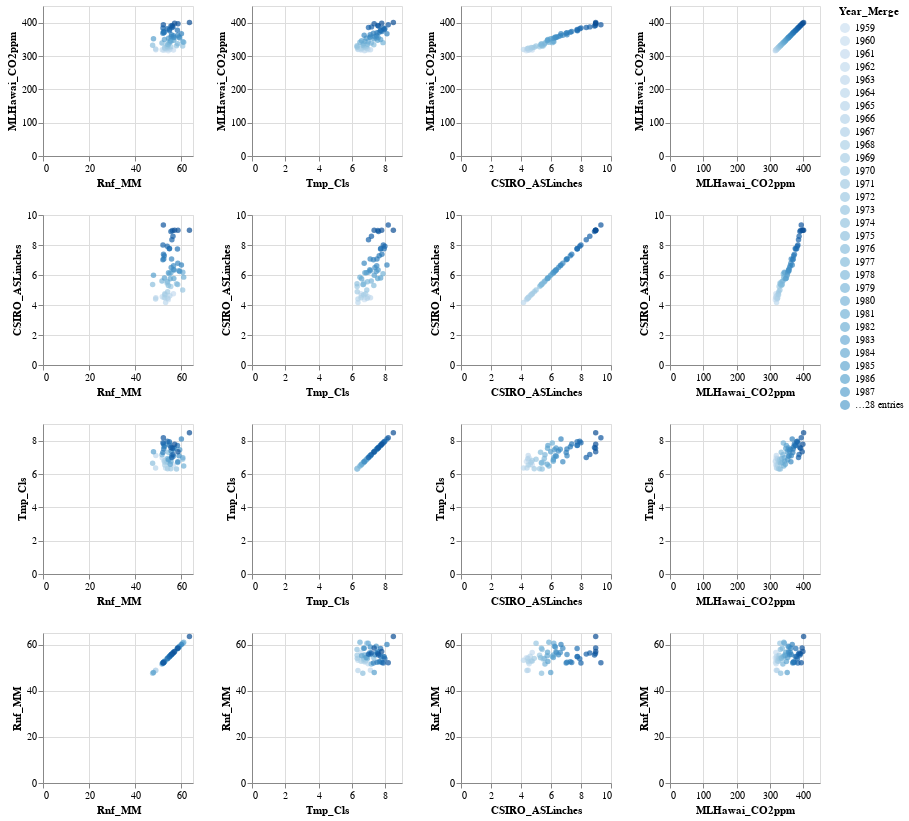

Write notebook code for a chart like this one.
### Code cell
#Scatter Plot # Distribution
import altair as alt
from vega_datasets import data

alt.Chart(df_merged_final).mark_circle().encode(
    alt.X(alt.repeat("column"), type='quantitative'),
    alt.Y(alt.repeat("row"), type='quantitative'),
    color='Year_Merge:O'
).properties(
    width=150,
    height=150
).repeat(
    column=['Rnf_MM','Tmp_Cls','CSIRO_ASLinches','MLHawai_CO2ppm'],
    row=['MLHawai_CO2ppm','CSIRO_ASLinches','Tmp_Cls','Rnf_MM']
).interactive()

### Figure 1 — Vega-Lite specification as saved in the notebook (floating-point values rounded to 4 significant figures)
{"config": {"view": {"continuousWidth": 400, "continuousHeight": 300}}, "repeat": {"column": ["Rnf_MM", "Tmp_Cls", "CSIRO_ASLinches", "MLHawai_CO2ppm"], "row": ["MLHawai_CO2ppm", "CSIRO_ASLinches", "Tmp_Cls", "Rnf_MM"]}, "spec": {"data": {"name": "data-bec87964546378e46fc76c89abcf4b2d"}, "mark": "circle", "encoding": {"color": {"type": "ordinal", "field": "Year_Merge"}, "x": {"type": "quantitative", "field": {"repeat": "column"}}, "y": {"type": "quantitative", "field": {"repeat": "row"}}}, "height": 150, "selection": {"selector002": {"type": "interval", "bind": "scales", "encodings": ["x", "y"]}}, "width": 150}, "$schema": "https://vega.github.io/schema/vega-lite/v4.8.1.json", "datasets": {"data-bec87964546378e46fc76c89abcf4b2d": [{"Year_Merge": 1959, "Rnf_MM": 54.3, "Anamoly_RnfMM": -0.6888, "Tmp_Cls": 6.752, "Anamoly_TmpCls": -0.4105, "CSIRO_ASLinches": 4.358, "Anamoly_CSIRO_ASLinches": -1.939, "MLHawai_CO2ppm": 316.0, "Anamoly_CO2ppm": -35.67}, {"Year_Merge": 1960, "Rnf_MM": 52.34, "Anamoly_RnfMM": -2.641, "Tmp_Cls": 6.788, "Anamoly_TmpCls": -0.3738, "CSIRO_ASLinches": 4.504, "Anamoly_CSIRO_ASLinches": -1.793, "MLHawai_CO2ppm": 316.9, "Anamoly_CO2ppm": -34.73}, {"Year_Merge": 1961, "Rnf_MM": 56.53, "Anamoly_RnfMM": 1.543, "Tmp_Cls": 6.538, "Anamoly_TmpCls": -0.6246, "CSIRO_ASLinches": 4.748, "Anamoly_CSIRO_ASLinches": -1.549, "MLHawai_CO2ppm": 317.6, "Anamoly_CO2ppm": -34.0}, {"Year_Merge": 1962, "Rnf_MM": 51.67, "Anamoly_RnfMM": -3.312, "Tmp_Cls": 6.968, "Anamoly_TmpCls": -0.1939, "CSIRO_ASLinches": 4.543, "Anamoly_CSIRO_ASLinches": -1.754, "MLHawai_CO2ppm": 318.4, "Anamoly_CO2ppm": -33.19}, {"Year_Merge": 1963, "Rnf_MM": 48.88, "Anamoly_RnfMM": -6.1, "Tmp_Cls": 7.108, "Anamoly_TmpCls": -0.05379, "CSIRO_ASLinches": 4.48, "Anamoly_CSIRO_ASLinches": -1.817, "MLHawai_CO2ppm": 319.0, "Anamoly_CO2ppm": -32.65}, {"Year_Merge": 1964, "Rnf_MM": 53.14, "Anamoly_RnfMM": -1.84, "Tmp_Cls": 6.357, "Anamoly_TmpCls": -0.8052, "CSIRO_ASLinches": 4.169, "Anamoly_CSIRO_ASLinches": -2.128, "MLHawai_CO2ppm": 319.6, "Anamoly_CO2ppm": -32.02}, {"Year_Merge": 1965, "Rnf_MM": 54.98, "Anamoly_RnfMM": -0.007966, "Tmp_Cls": 6.562, "Anamoly_TmpCls": -0.6001, "CSIRO_ASLinches": 4.61, "Anamoly_CSIRO_ASLinches": -1.687, "MLHawai_CO2ppm": 320.0, "Anamoly_CO2ppm": -31.6}, {"Year_Merge": 1966, "Rnf_MM": 48.79, "Anamoly_RnfMM": -6.193, "Tmp_Cls": 6.357, "Anamoly_TmpCls": -0.8049, "CSIRO_ASLinches": 4.398, "Anamoly_CSIRO_ASLinches": -1.9, "MLHawai_CO2ppm": 321.4, "Anamoly_CO2ppm": -30.26}, {"Year_Merge": 1967, "Rnf_MM": 54.02, "Anamoly_RnfMM": -0.961, "Tmp_Cls": 6.916, "Anamoly_TmpCls": -0.2466, "CSIRO_ASLinches": 4.453, "Anamoly_CSIRO_ASLinches": -1.844, "MLHawai_CO2ppm": 322.2, "Anamoly_CO2ppm": -29.48}, {"Year_Merge": 1968, "Rnf_MM": 52.78, "Anamoly_RnfMM": -2.208, "Tmp_Cls": 6.543, "Anamoly_TmpCls": -0.6193, "CSIRO_ASLinches": 4.484, "Anamoly_CSIRO_ASLinches": -1.813, "MLHawai_CO2ppm": 323.0, "Anamoly_CO2ppm": -28.6}, {"Year_Merge": 1969, "Rnf_MM": 52.82, "Anamoly_RnfMM": -2.168, "Tmp_Cls": 6.816, "Anamoly_TmpCls": -0.3459, "CSIRO_ASLinches": 4.752, "Anamoly_CSIRO_ASLinches": -1.545, "MLHawai_CO2ppm": 324.6, "Anamoly_CO2ppm": -27.02}, {"Year_Merge": 1970, "Rnf_MM": 52.84, "Anamoly_RnfMM": -2.149, "Tmp_Cls": 6.707, "Anamoly_TmpCls": -0.4553, "CSIRO_ASLinches": 4.677, "Anamoly_CSIRO_ASLinches": -1.62, "MLHawai_CO2ppm": 325.7, "Anamoly_CO2ppm": -25.96}, {"Year_Merge": 1971, "Rnf_MM": 54.01, "Anamoly_RnfMM": -0.9782, "Tmp_Cls": 6.316, "Anamoly_TmpCls": -0.8466, "CSIRO_ASLinches": 4.882, "Anamoly_CSIRO_ASLinches": -1.415, "MLHawai_CO2ppm": 326.3, "Anamoly_CO2ppm": -25.32}, {"Year_Merge": 1972, "Rnf_MM": 55.37, "Anamoly_RnfMM": 0.3863, "Tmp_Cls": 6.309, "Anamoly_TmpCls": -0.8527, "CSIRO_ASLinches": 5.24, "Anamoly_CSIRO_ASLinches": -1.057, "MLHawai_CO2ppm": 327.4, "Anamoly_CO2ppm": -24.19}, {"Year_Merge": 1973, "Rnf_MM": 60.52, "Anamoly_RnfMM": 5.536, "Tmp_Cls": 6.888, "Anamoly_TmpCls": -0.2746, "CSIRO_ASLinches": 5.004, "Anamoly_CSIRO_ASLinches": -1.293, "MLHawai_CO2ppm": 329.7, "Anamoly_CO2ppm": -21.96}, {"Year_Merge": 1974, "Rnf_MM": 53.78, "Anamoly_RnfMM": -1.21, "Tmp_Cls": 6.714, "Anamoly_TmpCls": -0.4485, "CSIRO_ASLinches": 5.472, "Anamoly_CSIRO_ASLinches": -0.8248, "MLHawai_CO2ppm": 330.2, "Anamoly_CO2ppm": -21.46}, {"Year_Merge": 1975, "Rnf_MM": 57.85, "Anamoly_RnfMM": 2.86, "Tmp_Cls": 6.302, "Anamoly_TmpCls": -0.8597, "CSIRO_ASLinches": 5.409, "Anamoly_CSIRO_ASLinches": -0.8878, "MLHawai_CO2ppm": 331.1, "Anamoly_CO2ppm": -20.56}, {"Year_Merge": 1976, "Rnf_MM": 47.51, "Anamoly_RnfMM": -7.474, "Tmp_Cls": 6.65, "Anamoly_TmpCls": -0.512, "CSIRO_ASLinches": 5.37, "Anamoly_CSIRO_ASLinches": -0.9271, "MLHawai_CO2ppm": 332.1, "Anamoly_CO2ppm": -19.59}, {"Year_Merge": 1977, "Rnf_MM": 54.33, "Anamoly_RnfMM": -0.6563, "Tmp_Cls": 7.309, "Anamoly_TmpCls": 0.1469, "CSIRO_ASLinches": 5.303, "Anamoly_CSIRO_ASLinches": -0.9941, "MLHawai_CO2ppm": 333.8, "Anamoly_CO2ppm": -17.86}, {"Year_Merge": 1978, "Rnf_MM": 53.98, "Anamoly_RnfMM": -1.008, "Tmp_Cls": 6.928, "Anamoly_TmpCls": -0.2342, "CSIRO_ASLinches": 5.555, "Anamoly_CSIRO_ASLinches": -0.7421, "MLHawai_CO2ppm": 335.4, "Anamoly_CO2ppm": -16.23}, {"Year_Merge": 1979, "Rnf_MM": 58.36, "Anamoly_RnfMM": 3.37, "Tmp_Cls": 6.689, "Anamoly_TmpCls": -0.4732, "CSIRO_ASLinches": 5.362, "Anamoly_CSIRO_ASLinches": -0.935, "MLHawai_CO2ppm": 336.8, "Anamoly_CO2ppm": -14.86}, {"Year_Merge": 1980, "Rnf_MM": 51.57, "Anamoly_RnfMM": -3.414, "Tmp_Cls": 7.156, "Anamoly_TmpCls": -0.006148, "CSIRO_ASLinches": 5.598, "Anamoly_CSIRO_ASLinches": -0.6988, "MLHawai_CO2ppm": 338.7, "Anamoly_CO2ppm": -12.96}, {"Year_Merge": 1981, "Rnf_MM": 54.8, "Anamoly_RnfMM": -0.1876, "Tmp_Cls": 7.861, "Anamoly_TmpCls": 0.6986, "CSIRO_ASLinches": 6.087, "Anamoly_CSIRO_ASLinches": -0.2106, "MLHawai_CO2ppm": 340.1, "Anamoly_CO2ppm": -11.54}, {"Year_Merge": 1982, "Rnf_MM": 60.98, "Anamoly_RnfMM": 5.991, "Tmp_Cls": 6.478, "Anamoly_TmpCls": -0.6837, "CSIRO_ASLinches": 5.858, "Anamoly_CSIRO_ASLinches": -0.4389, "MLHawai_CO2ppm": 341.4, "Anamoly_CO2ppm": -10.2}, {"Year_Merge": 1983, "Rnf_MM": 60.6, "Anamoly_RnfMM": 5.612, "Tmp_Cls": 6.971, "Anamoly_TmpCls": -0.191, "CSIRO_ASLinches": 6.189, "Anamoly_CSIRO_ASLinches": -0.1082, "MLHawai_CO2ppm": 343.0, "Anamoly_CO2ppm": -8.607}, {"Year_Merge": 1984, "Rnf_MM": 55.44, "Anamoly_RnfMM": 0.4597, "Tmp_Cls": 6.77, "Anamoly_TmpCls": -0.392, "CSIRO_ASLinches": 6.154, "Anamoly_CSIRO_ASLinches": -0.1437, "MLHawai_CO2ppm": 344.6, "Anamoly_CO2ppm": -7.057}, {"Year_Merge": 1985, "Rnf_MM": 55.14, "Anamoly_RnfMM": 0.152, "Tmp_Cls": 6.578, "Anamoly_TmpCls": -0.5837, "CSIRO_ASLinches": 5.748, "Anamoly_CSIRO_ASLinches": -0.5492, "MLHawai_CO2ppm": 346.0, "Anamoly_CO2ppm": -5.597}, {"Year_Merge": 1986, "Rnf_MM": 56.68, "Anamoly_RnfMM": 1.699, "Tmp_Cls": 7.542, "Anamoly_TmpCls": 0.3797, "CSIRO_ASLinches": 5.772, "Anamoly_CSIRO_ASLinches": -0.5256, "MLHawai_CO2ppm": 347.4, "Anamoly_CO2ppm": -4.247}, {"Year_Merge": 1987, "Rnf_MM": 52.63, "Anamoly_RnfMM": -2.354, "Tmp_Cls": 7.718, "Anamoly_TmpCls": 0.556, "CSIRO_ASLinches": 5.795, "Anamoly_CSIRO_ASLinches": -0.5019, "MLHawai_CO2ppm": 349.2, "Anamoly_CO2ppm": -2.477}, {"Year_Merge": 1988, "Rnf_MM": 47.88, "Anamoly_RnfMM": -7.108, "Tmp_Cls": 7.334, "Anamoly_TmpCls": 0.1723, "CSIRO_ASLinches": 5.98, "Anamoly_CSIRO_ASLinches": -0.3169, "MLHawai_CO2ppm": 351.6, "Anamoly_CO2ppm": -0.07719}, {"Year_Merge": 1989, "Rnf_MM": 54.38, "Anamoly_RnfMM": -0.6059, "Tmp_Cls": 6.853, "Anamoly_TmpCls": -0.3093, "CSIRO_ASLinches": 6.157, "Anamoly_CSIRO_ASLinches": -0.1397, "MLHawai_CO2ppm": 353.1, "Anamoly_CO2ppm": 1.433}, {"Year_Merge": 1990, "Rnf_MM": 59.24, "Anamoly_RnfMM": 4.254, "Tmp_Cls": 7.451, "Anamoly_TmpCls": 0.2891, "CSIRO_ASLinches": 6.232, "Anamoly_CSIRO_ASLinches": -0.06493, "MLHawai_CO2ppm": 354.4, "Anamoly_CO2ppm": 2.713}, {"Year_Merge": 1991, "Rnf_MM": 56.85, "Anamoly_RnfMM": 1.863, "Tmp_Cls": 7.566, "Anamoly_TmpCls": 0.4037, "CSIRO_ASLinches": 6.335, "Anamoly_CSIRO_ASLinches": 0.03744, "MLHawai_CO2ppm": 355.6, "Anamoly_CO2ppm": 3.933}, {"Year_Merge": 1992, "Rnf_MM": 56.48, "Anamoly_RnfMM": 1.499, "Tmp_Cls": 7.069, "Anamoly_TmpCls": -0.09295, "CSIRO_ASLinches": 6.358, "Anamoly_CSIRO_ASLinches": 0.06106, "MLHawai_CO2ppm": 356.4, "Anamoly_CO2ppm": 4.743}, {"Year_Merge": 1993, "Rnf_MM": 58.93, "Anamoly_RnfMM": 3.948, "Tmp_Cls": 7.096, "Anamoly_TmpCls": -0.06578, "CSIRO_ASLinches": 6.291, "Anamoly_CSIRO_ASLinches": -0.005871, "MLHawai_CO2ppm": 357.1, "Anamoly_CO2ppm": 5.433}, {"Year_Merge": 1994, "Rnf_MM": 55.55, "Anamoly_RnfMM": 0.5642, "Tmp_Cls": 7.377, "Anamoly_TmpCls": 0.2148, "CSIRO_ASLinches": 6.5, "Anamoly_CSIRO_ASLinches": 0.2028, "MLHawai_CO2ppm": 358.8, "Anamoly_CO2ppm": 7.183}, {"Year_Merge": 1995, "Rnf_MM": 56.57, "Anamoly_RnfMM": 1.586, "Tmp_Cls": 7.484, "Anamoly_TmpCls": 0.3218, "CSIRO_ASLinches": 6.618, "Anamoly_CSIRO_ASLinches": 0.3209, "MLHawai_CO2ppm": 360.8, "Anamoly_CO2ppm": 9.163}, {"Year_Merge": 1996, "Rnf_MM": 58.43, "Anamoly_RnfMM": 3.441, "Tmp_Cls": 6.731, "Anamoly_TmpCls": -0.4315, "CSIRO_ASLinches": 6.787, "Anamoly_CSIRO_ASLinches": 0.4902, "MLHawai_CO2ppm": 362.6, "Anamoly_CO2ppm": 10.95}, {"Year_Merge": 1997, "Rnf_MM": 55.71, "Anamoly_RnfMM": 0.7273, "Tmp_Cls": 7.091, "Anamoly_TmpCls": -0.07145, "CSIRO_ASLinches": 7.067, "Anamoly_CSIRO_ASLinches": 0.7697, "MLHawai_CO2ppm": 363.7, "Anamoly_CO2ppm": 12.07}, {"Year_Merge": 1998, "Rnf_MM": 59.98, "Anamoly_RnfMM": 4.991, "Tmp_Cls": 8.098, "Anamoly_TmpCls": 0.9355, "CSIRO_ASLinches": 6.665, "Anamoly_CSIRO_ASLinches": 0.3681, "MLHawai_CO2ppm": 366.6, "Anamoly_CO2ppm": 15.01}, {"Year_Merge": 1999, "Rnf_MM": 51.96, "Anamoly_RnfMM": -3.029, "Tmp_Cls": 7.287, "Anamoly_TmpCls": 0.1244, "CSIRO_ASLinches": 7.012, "Anamoly_CSIRO_ASLinches": 0.7146, "MLHawai_CO2ppm": 368.3, "Anamoly_CO2ppm": 16.69}, {"Year_Merge": 2000, "Rnf_MM": 52.33, "Anamoly_RnfMM": -2.657, "Tmp_Cls": 7.496, "Anamoly_TmpCls": 0.3342, "CSIRO_ASLinches": 7.063, "Anamoly_CSIRO_ASLinches": 0.7658, "MLHawai_CO2ppm": 369.5, "Anamoly_CO2ppm": 17.88}, {"Year_Merge": 2001, "Rnf_MM": 52.54, "Anamoly_RnfMM": -2.448, "Tmp_Cls": 7.633, "Anamoly_TmpCls": 0.4711, "CSIRO_ASLinches": 7.287, "Anamoly_CSIRO_ASLinches": 0.9902, "MLHawai_CO2ppm": 371.1, "Anamoly_CO2ppm": 19.49}, {"Year_Merge": 2002, "Rnf_MM": 52.22, "Anamoly_RnfMM": -2.761, "Tmp_Cls": 7.795, "Anamoly_TmpCls": 0.6328, "CSIRO_ASLinches": 7.382, "Anamoly_CSIRO_ASLinches": 1.085, "MLHawai_CO2ppm": 373.2, "Anamoly_CO2ppm": 21.58}, {"Year_Merge": 2003, "Rnf_MM": 54.82, "Anamoly_RnfMM": -0.1645, "Tmp_Cls": 7.73, "Anamoly_TmpCls": 0.5677, "CSIRO_ASLinches": 7.76, "Anamoly_CSIRO_ASLinches": 1.463, "MLHawai_CO2ppm": 375.8, "Anamoly_CO2ppm": 24.13}, {"Year_Merge": 2004, "Rnf_MM": 58.26, "Anamoly_RnfMM": 3.275, "Tmp_Cls": 7.714, "Anamoly_TmpCls": 0.5514, "CSIRO_ASLinches": 7.74, "Anamoly_CSIRO_ASLinches": 1.443, "MLHawai_CO2ppm": 377.5, "Anamoly_CO2ppm": 25.85}, {"Year_Merge": 2005, "Rnf_MM": 54.75, "Anamoly_RnfMM": -0.2321, "Tmp_Cls": 7.931, "Anamoly_TmpCls": 0.7689, "CSIRO_ASLinches": 7.744, "Anamoly_CSIRO_ASLinches": 1.447, "MLHawai_CO2ppm": 379.8, "Anamoly_CO2ppm": 28.16}, {"Year_Merge": 2006, "Rnf_MM": 53.84, "Anamoly_RnfMM": -1.14, "Tmp_Cls": 7.972, "Anamoly_TmpCls": 0.8096, "CSIRO_ASLinches": 7.917, "Anamoly_CSIRO_ASLinches": 1.62, "MLHawai_CO2ppm": 381.9, "Anamoly_CO2ppm": 30.26}, {"Year_Merge": 2007, "Rnf_MM": 51.98, "Anamoly_RnfMM": -3.001, "Tmp_Cls": 7.879, "Anamoly_TmpCls": 0.7173, "CSIRO_ASLinches": 7.996, "Anamoly_CSIRO_ASLinches": 1.699, "MLHawai_CO2ppm": 383.8, "Anamoly_CO2ppm": 32.12}, {"Year_Merge": 2008, "Rnf_MM": 55.85, "Anamoly_RnfMM": 0.8619, "Tmp_Cls": 6.99, "Anamoly_TmpCls": -0.1719, "CSIRO_ASLinches": 8.35, "Anamoly_CSIRO_ASLinches": 2.053, "MLHawai_CO2ppm": 385.6, "Anamoly_CO2ppm": 33.95}, {"Year_Merge": 2009, "Rnf_MM": 56.33, "Anamoly_RnfMM": 1.343, "Tmp_Cls": 7.167, "Anamoly_TmpCls": 0.005276, "CSIRO_ASLinches": 8.587, "Anamoly_CSIRO_ASLinches": 2.289, "MLHawai_CO2ppm": 387.4, "Anamoly_CO2ppm": 35.73}, {"Year_Merge": 2010, "Rnf_MM": 55.44, "Anamoly_RnfMM": 0.4514, "Tmp_Cls": 7.591, "Anamoly_TmpCls": 0.4292, "CSIRO_ASLinches": 8.902, "Anamoly_CSIRO_ASLinches": 2.604, "MLHawai_CO2ppm": 389.9, "Anamoly_CO2ppm": 38.21}, {"Year_Merge": 2011, "Rnf_MM": 56.06, "Anamoly_RnfMM": 1.079, "Tmp_Cls": 7.548, "Anamoly_TmpCls": 0.386, "CSIRO_ASLinches": 8.965, "Anamoly_CSIRO_ASLinches": 2.667, "MLHawai_CO2ppm": 391.6, "Anamoly_CO2ppm": 39.99}, {"Year_Merge": 2012, "Rnf_MM": 52.16, "Anamoly_RnfMM": -2.829, "Tmp_Cls": 8.174, "Anamoly_TmpCls": 1.012, "CSIRO_ASLinches": 9.327, "Anamoly_CSIRO_ASLinches": 3.03, "MLHawai_CO2ppm": 393.8, "Anamoly_CO2ppm": 42.18}, {"Year_Merge": 2013, "Rnf_MM": 58.49, "Anamoly_RnfMM": 3.506, "Tmp_Cls": 7.329, "Anamoly_TmpCls": 0.1673, "CSIRO_ASLinches": 8.98, "Anamoly_CSIRO_ASLinches": 2.683, "MLHawai_CO2ppm": 396.5, "Anamoly_CO2ppm": 44.84}, {"Year_Merge": 2014, "Rnf_MM": 57.03, "Anamoly_RnfMM": 2.047, "Tmp_Cls": 7.782, "Anamoly_TmpCls": 0.6203, "CSIRO_ASLinches": 8.98, "Anamoly_CSIRO_ASLinches": 2.683, "MLHawai_CO2ppm": 398.6, "Anamoly_CO2ppm": 46.97}, {"Year_Merge": 2015, "Rnf_MM": 63.47, "Anamoly_RnfMM": 8.481, "Tmp_Cls": 8.481, "Anamoly_TmpCls": 1.319, "CSIRO_ASLinches": 8.98, "Anamoly_CSIRO_ASLinches": 2.683, "MLHawai_CO2ppm": 400.8, "Anamoly_CO2ppm": 49.19}]}}
